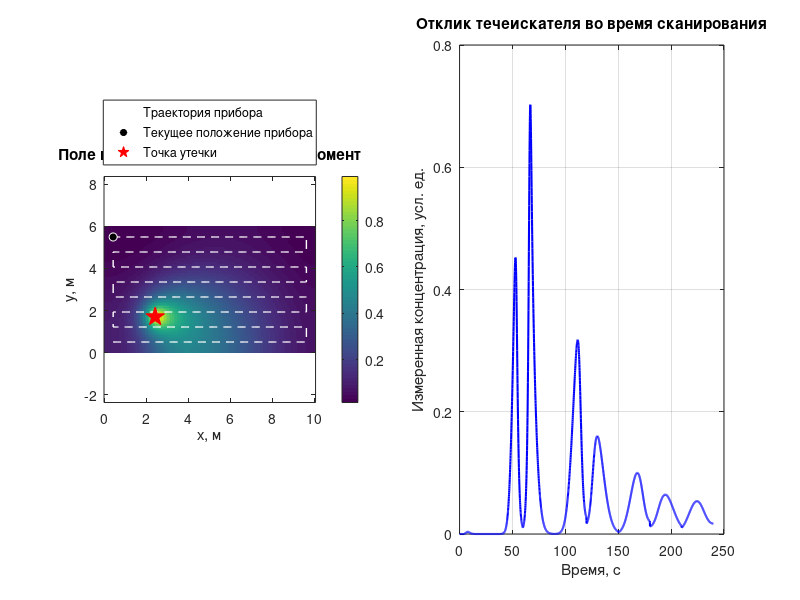

Here is the MATLAB script that generated this plot: (Note: this script raises an error after producing the figure.)
%% Моделирование работы течеискателя в замкнутом прямоугольном помещении
% Тема: концентрационные поля от течи в замкнутом пространстве.
% Модель решает 2D уравнение адвекции-диффузии с локальным источником утечки
% и имитирует движение прибора, который сканирует помещение и измеряет
% концентрацию вещества во времени.

clear; clc; close all;

%% 1) Геометрия помещения и расчетная сетка
% Ключевая идея:
% - область моделирования разбивается на равномерную сетку;
% - в каждом узле сетки хранится концентрация C(y, x);
% - чем больше Nx, Ny, тем выше точность и вычислительная нагрузка.
Lx = 10;                  % длина помещения, м
Ly = 6;                   % ширина помещения, м
Nx = 140;                 % число узлов по оси x
Ny = 84;                  % число узлов по оси y
dx = Lx/(Nx-1);           % шаг сетки по x
dy = Ly/(Ny-1);           % шаг сетки по y
[x, y] = meshgrid(linspace(0, Lx, Nx), linspace(0, Ly, Ny));

%% 2) Физические параметры процесса
% D — эффективная диффузия (растекание облака вещества).
% uX, uY — компоненты фоновой скорости воздуха (перенос вещества потоком).
D  = 1.4e-2;              % эффективный коэффициент диффузии, м^2/с
uX = 0.02;                % слабая рециркуляция по x, м/с
uY = 0.00;                % скорость по y, м/с

%% 3) Выбор устойчивого шага по времени для явной схемы
% Ключевая идея:
% - слишком большой dt приведет к численной неустойчивости;
% - ограничение идет отдельно от диффузии (dt_diff) и адвекции (dt_adv);
% - берем минимальное значение как безопасный шаг времени.
dt_diff = 0.25*min(dx^2, dy^2)/D;
dt_adv  = 0.45/min(max(abs(uX)/dx, 1e-12), max(abs(uY)/dy, 1e-12));
dt = min(dt_diff, dt_adv);
Tend = 240;               % длительность моделирования, с
Nt = ceil(Tend/dt);       % число временных шагов

%% 4) Модель источника утечки
% Утечка задана гауссовым пятном около точки (xLeak, yLeak).
% Нормировка src/sum(src(:)) делает интегральный расход Q менее
% чувствительным к размеру сетки (Nx, Ny).
xLeak = 2.4; yLeak = 1.7; % координаты утечки, м
Q = 8.0;                  % мощность источника, усл.ед. концентрации/с
sigma = 0.22;             % пространственный масштаб источника, м
src = exp(-((x-xLeak).^2 + (y-yLeak).^2)/(2*sigma^2));
src = src / sum(src(:));  % нормировка источника

%% 5) Траектория прибора: сканирование "змейкой"
% Ключевая идея:
% - прибор последовательно проходит горизонтальные линии;
% - на нечетных линиях движение слева направо, на четных — обратно;
% - это дает покрытие всей области, похожее на реальный обход.
scanLines = 8;
yLines = linspace(0.5, Ly-0.5, scanLines);
pathX = [];
pathY = [];
for k = 1:scanLines
    if mod(k,2)==1
        pathX = [pathX, linspace(0.4, Lx-0.4, 220)]; %#ok<AGROW>
    else
        pathX = [pathX, linspace(Lx-0.4, 0.4, 220)]; %#ok<AGROW>
    end
    pathY = [pathY, yLines(k)*ones(1,220)]; %#ok<AGROW>
end
pathT = linspace(0, Tend, numel(pathX));

%% 6) Инициализация полей и сигнала датчика
C = zeros(Ny, Nx);               % поле концентрации в текущий момент
sensorSignal = zeros(1, Nt);     % сигнал прибора во времени
sensorX = interp1(pathT, pathX, linspace(0, Tend, Nt), 'linear', 'extrap');
sensorY = interp1(pathT, pathY, linspace(0, Tend, Nt), 'linear', 'extrap');

%% 7) Основной временной цикл решения
% Решается PDE:
%   dC/dt = D*Laplace(C) - u·grad(C) + Q*src
% где:
% - Laplace(C) отвечает за диффузию,
% - u·grad(C) за конвективный перенос,
% - Q*src за подпитку вещества из течи.
for n = 1:Nt
    % Пространственные производные (центральные разности)
    dCdx = zeros(size(C)); dCdy = zeros(size(C));
    d2Cdx2 = zeros(size(C)); d2Cdy2 = zeros(size(C));

    dCdx(:,2:end-1) = (C(:,3:end)-C(:,1:end-2))/(2*dx);
    dCdy(2:end-1,:) = (C(3:end,:)-C(1:end-2,:))/(2*dy);

    d2Cdx2(:,2:end-1) = (C(:,3:end)-2*C(:,2:end-1)+C(:,1:end-2))/dx^2;
    d2Cdy2(2:end-1,:) = (C(3:end,:)-2*C(2:end-1,:)+C(1:end-2,:))/dy^2;

    % Шаг по времени (явная схема Эйлера)
    C = C + dt*(D*(d2Cdx2+d2Cdy2) - uX*dCdx - uY*dCdy + Q*src);

    % Граничные условия непроницаемых стен: dC/dn = 0
    % Реализовано копированием ближайших внутренних значений на границы.
    C(:,1)   = C(:,2);
    C(:,end) = C(:,end-1);
    C(1,:)   = C(2,:);
    C(end,:) = C(end-1,:);

    % Показание прибора в текущей точке траектории
    % Используется билинейная интерполяция между 4 соседними узлами сетки.
    sx = sensorX(n); sy = sensorY(n);
    i = min(max(floor(sx/dx)+1,1),Nx-1);
    j = min(max(floor(sy/dy)+1,1),Ny-1);
    tx = (sx - (i-1)*dx)/dx;
    ty = (sy - (j-1)*dy)/dy;

    c00 = C(j,i);   c10 = C(j,i+1);
    c01 = C(j+1,i); c11 = C(j+1,i+1);
    sensorSignal(n) = (1-tx)*(1-ty)*c00 + tx*(1-ty)*c10 + (1-tx)*ty*c01 + tx*ty*c11;
end

time = (0:Nt-1)*dt;

%% 8) Визуализация результатов
% График 1: итоговое поле концентрации + траектория прибора + точка течи.
% График 2: временной сигнал прибора (что видит датчик в процессе обхода).
figure('Color','w','Position',[80 80 1200 520]);

subplot(1,2,1);
imagesc([0 Lx],[0 Ly],C);
set(gca,'YDir','normal');
axis equal tight;
hold on;
plot(pathX, pathY, 'w--', 'LineWidth', 1.0);
plot(sensorX(end), sensorY(end), 'wo', 'MarkerFaceColor','k', 'MarkerSize', 6);
plot(xLeak, yLeak, 'rp', 'MarkerFaceColor','r', 'MarkerSize', 14);
colorbar;
xlabel('x, м'); ylabel('y, м');
title('Поле концентрации в конечный момент');
legend({'Траектория прибора','Текущее положение прибора','Точка утечки'}, 'Location','northoutside');

subplot(1,2,2);
plot(time, sensorSignal, 'b-', 'LineWidth', 1.5);
grid on;
xlabel('Время, с'); ylabel('Измеренная концентрация, усл. ед.');
title('Отклик течеискателя во время сканирования');

sgtitle('Моделирование локализации утечки в замкнутом пространстве');
